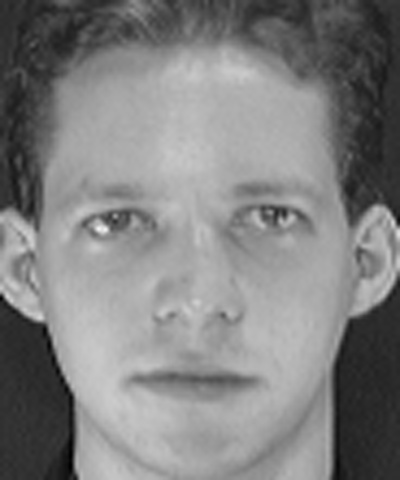
#> input picture data/known_faces/CS2023001/photo_1.jpg, 400 x 480 px
$ python -i face_detector.py   (imports and definitions only)
#> lines starting #> are read from the running program, lines starting #| are printed output that depends on the picture
### src/config.py
"""
config.py
=========
Centralised, single-source-of-truth configuration for the whole system.

Keeping every tunable value in one module (instead of scattering magic
numbers across files) is what makes the system MAINTAINABLE and lets
non-functional requirements such as PERFORMANCE and RESOURCE EFFICIENCY
be tuned without touching business logic.
"""

import os
from pathlib import Path

# ---------------------------------------------------------------------------
# Base paths
# ---------------------------------------------------------------------------
BASE_DIR = Path(__file__).resolve().parent.parent

DATA_DIR = BASE_DIR / "data"
KNOWN_FACES_DIR = DATA_DIR / "known_faces"      # raw registration images, per student
SAMPLES_DIR = DATA_DIR / "samples"              # sample images used for demo/testing

MODELS_DIR = BASE_DIR / "models"
LOGS_DIR = BASE_DIR / "logs"
EXPORTS_DIR = BASE_DIR / "exports"              # generated CSV / PDF attendance reports

DB_PATH = BASE_DIR / "attendance.db"
MODEL_FILE = MODELS_DIR / "lbph_model.yml"
LABELS_FILE = MODELS_DIR / "labels.json"

for _dir in (DATA_DIR, KNOWN_FACES_DIR, SAMPLES_DIR, MODELS_DIR, LOGS_DIR, EXPORTS_DIR):
    _dir.mkdir(parents=True, exist_ok=True)

# ---------------------------------------------------------------------------
# Face detection / recognition parameters
# ---------------------------------------------------------------------------
HAAR_CASCADE_FILE = "haarcascade_frontalface_default.xml"

# Detector tuning (OpenCV Haar cascade)
DETECTOR_SCALE_FACTOR = 1.05
DETECTOR_MIN_NEIGHBORS = 3
DETECTOR_MIN_SIZE = (60, 60)

# Small input images (e.g. old low-resolution datasets, thumbnails) are
# up-scaled so the cascade - which needs enough pixel detail per feature
# window - has a fair chance of finding a face. This trades a little CPU
# time for materially better recall (PERFORMANCE vs RELIABILITY trade-off,
# documented in the report).
DETECTOR_MIN_UPSCALE_WIDTH = 450

# Recognition (LBPH) parameters
FACE_IMG_SIZE = (200, 200)          # every cropped face is normalised to this size
LBPH_RADIUS = 1
LBPH_NEIGHBORS = 8
LBPH_GRID_X = 8
LBPH_GRID_Y = 8

# Confidence threshold: LBPH returns a *distance* (lower = more confident).
# Anything above this threshold is treated as "Unknown" -> protects against
# false-positive attendance marking (SECURITY requirement).
# Empirically tuned (see docs/testing_notes.md): with a small enrolled
# population, LBPH distances for a genuine match were consistently below
# ~40 while an unenrolled ("stranger") face produced ~48+. 45.0 gives a
# safety margin on the "accept" side without needing dozens of registered
# identities to calibrate against.
RECOGNITION_CONFIDENCE_THRESHOLD = 45.0

# Minimum number of valid face samples required before a student can be
# registered - avoids training on too little data (RELIABILITY).
MIN_TRAINING_SAMPLES = 3

# ---------------------------------------------------------------------------
# Attendance rules
# ---------------------------------------------------------------------------
# Once a student is marked present for a given calendar date, further
# recognitions on the same date are ignored (prevents duplicate rows).
ALLOW_MULTIPLE_MARKS_PER_DAY = False

DATE_FORMAT = "%Y-%m-%d"
TIME_FORMAT = "%H:%M:%S"

# ---------------------------------------------------------------------------
# Logging
# ---------------------------------------------------------------------------
LOG_FILE = LOGS_DIR / "app.log"
LOG_LEVEL = os.environ.get("FARS_LOG_LEVEL", "INFO")

### src/utils/logger.py
"""
utils/logger.py
================
A single, reusable logger factory used across every module.

Addresses the LOGGING / MONITORING non-functional requirement: every
significant event (registration, recognition, attendance marking, errors)
is written both to the console and to a rotating log file, which is
essential for auditing who was marked present and diagnosing failures
after the fact.
"""

import logging
from logging.handlers import RotatingFileHandler

from src import config


def get_logger(name: str) -> logging.Logger:
    """Return a configured logger that writes to console + rotating file.

    Parameters
    ----------
    name : str
        Usually ``__name__`` of the calling module, so log lines are
        traceable to their source.
    """
    logger = logging.getLogger(name)

    if logger.handlers:
        # Already configured (avoids duplicate handlers on repeated calls,
        # which would otherwise duplicate every log line).
        return logger

    logger.setLevel(config.LOG_LEVEL)

    formatter = logging.Formatter(
        fmt="%(asctime)s | %(levelname)-8s | %(name)s | %(message)s",
        datefmt="%Y-%m-%d %H:%M:%S",
    )

    console_handler = logging.StreamHandler()
    console_handler.setFormatter(formatter)

    file_handler = RotatingFileHandler(
        config.LOG_FILE, maxBytes=1_000_000, backupCount=3
    )
    file_handler.setFormatter(formatter)

    logger.addHandler(console_handler)
    logger.addHandler(file_handler)
    logger.propagate = False

    return logger

### src/face_detector.py
"""
face_detector.py
=================
Wraps OpenCV's Haar-cascade based face detector.

Design rationale (documented here so the report's "Design Decisions &
Rationale" section can reference it): Haar cascades were chosen over a
deep-learning detector (e.g. MTCNN/DNN-SSD) because they:
  * ship inside opencv-python with no extra model download,
  * run fast on CPU-only machines (PERFORMANCE requirement),
  * are more than adequate for a controlled attendance-capture scenario
    (frontal, reasonably lit faces).
The trade-off (documented as a limitation) is lower recall on extreme
angles/occlusion compared to modern DNN detectors - acceptable for this
academic project's scope.
"""

from pathlib import Path
from typing import List, Tuple

import cv2
import numpy as np

from src import config
from src.utils.logger import get_logger

logger = get_logger(__name__)

BoundingBox = Tuple[int, int, int, int]  # x, y, w, h


class FaceDetector:
    def __init__(self):
        cascade_path = Path(cv2.data.haarcascades) / config.HAAR_CASCADE_FILE
        self.cascade = cv2.CascadeClassifier(str(cascade_path))
        if self.cascade.empty():
            raise RuntimeError(
                f"Failed to load Haar cascade from {cascade_path}. "
                "Ensure opencv-python is correctly installed."
            )
        logger.debug("Loaded Haar cascade from %s", cascade_path)

    def detect(self, image: np.ndarray) -> List[BoundingBox]:
        """Detect faces in a BGR image. Returns a list of (x, y, w, h)
        in the ORIGINAL image's coordinate space."""
        if image is None:
            raise ValueError("detect() received an empty image")

        h, w = image.shape[:2]
        scale = 1.0
        working_image = image
        if w < config.DETECTOR_MIN_UPSCALE_WIDTH:
            scale = config.DETECTOR_MIN_UPSCALE_WIDTH / float(w)
            working_image = cv2.resize(
                image, (int(w * scale), int(h * scale)), interpolation=cv2.INTER_CUBIC
            )

        gray = cv2.cvtColor(working_image, cv2.COLOR_BGR2GRAY)
        gray = cv2.equalizeHist(gray)  # improves robustness to lighting variance

        faces = self.cascade.detectMultiScale(
            gray,
            scaleFactor=config.DETECTOR_SCALE_FACTOR,
            minNeighbors=config.DETECTOR_MIN_NEIGHBORS,
            minSize=config.DETECTOR_MIN_SIZE,
        )

        # Map boxes back to the original image's coordinate space.
        results = []
        for (x, y, bw, bh) in faces:
            results.append((
                int(x / scale), int(y / scale), int(bw / scale), int(bh / scale)
            ))
        return results

    def crop_and_normalize(self, image: np.ndarray, box: BoundingBox) -> np.ndarray:
        """Crop the face region, convert to grayscale, and resize to the
        fixed dimensions the LBPH recognizer expects."""
        x, y, w, h = box
        gray = cv2.cvtColor(image, cv2.COLOR_BGR2GRAY)
        face = gray[y:y + h, x:x + w]
        face = cv2.resize(face, config.FACE_IMG_SIZE, interpolation=cv2.INTER_LINEAR)
        face = cv2.equalizeHist(face)
        return face

    def extract_faces(self, image: np.ndarray) -> List[np.ndarray]:
        """Convenience: detect + crop + normalize every face in one call."""
        boxes = self.detect(image)
        return [self.crop_and_normalize(image, box) for box in boxes]

>>> import cv2
>>> picture = cv2.imread('../data/known_faces/CS2023001/photo_1.jpg')
#> picture is the input picture: shape (480, 400, 3); min 0, max 242, mean 128.3
>>> result = FaceDetector().extract_faces(picture)
#> in detect, `gray = cv2.equalizeHist(gray)`:
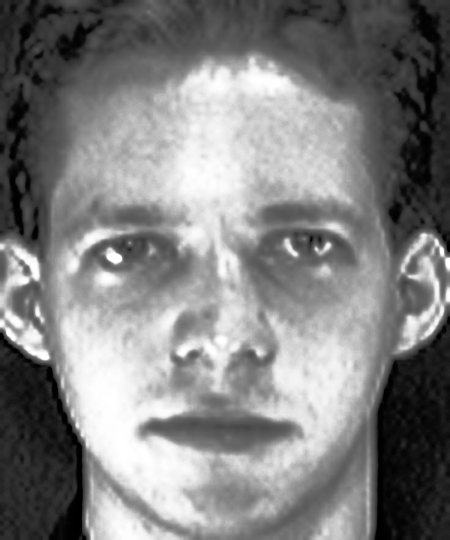
#> gray: shape (540, 450); min 0, max 255, mean 128.7
#> in detect, `faces = self.cascade.detectMultiScale( gray, scaleFactor=config.DETECT..`: faces = [[23, 110, 400, 400]]
#> the loop in detect, `for (x, y, bw, bh) in faces:` made 1 pass
#> after the loop in detect, `for (x, y, bw, bh) in faces:`: results = [(20, 97, 355, 355)]
#> in crop_and_normalize, `face = gray[y:y + h, x:x + w]`:
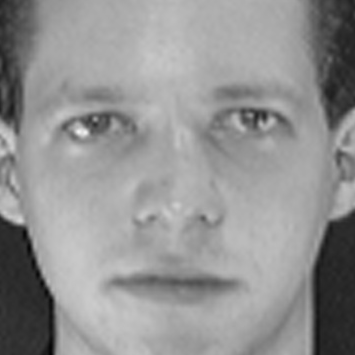
#> face: shape (355, 355); min 2, max 242, mean 146.3
#> in crop_and_normalize, `face = cv2.equalizeHist(face)`:
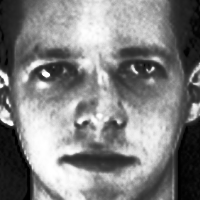
#> face: shape (200, 200); min 0, max 255, mean 129.2
#> result = 1 item

$ run again, on data/known_faces/CS2023001/photo_3.jpg
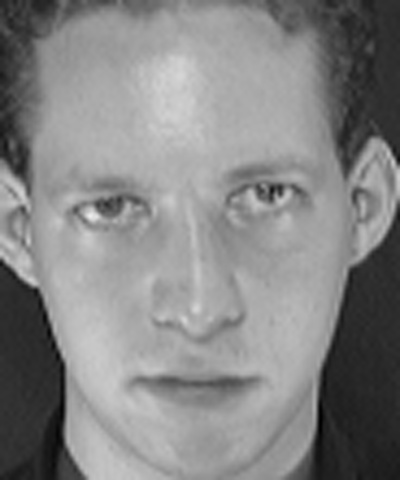
#> input picture data/known_faces/CS2023001/photo_3.jpg, 400 x 480 px
#> picture is the input picture: shape (480, 400, 3); min 0, max 237, mean 132.6
#> in detect, `gray = cv2.equalizeHist(gray)`:
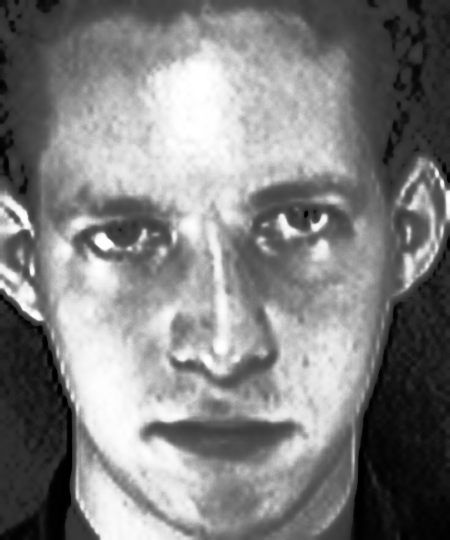
#> gray: shape (540, 450); min 0, max 255, mean 128.9
#> faces = [[21, 99, 395, 395]]
#> the loop in detect, `for (x, y, bw, bh) in faces:` made 1 pass
#> after the loop in detect, `for (x, y, bw, bh) in faces:`: results = [(18, 88, 351, 351)]
#> in crop_and_normalize, `face = cv2.equalizeHist(face)`:
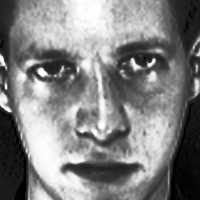
#> face: shape (200, 200); min 0, max 255, mean 129.2
#> result = 1 item

$ run again, on data/known_faces/CS2023001/photo_4.jpg
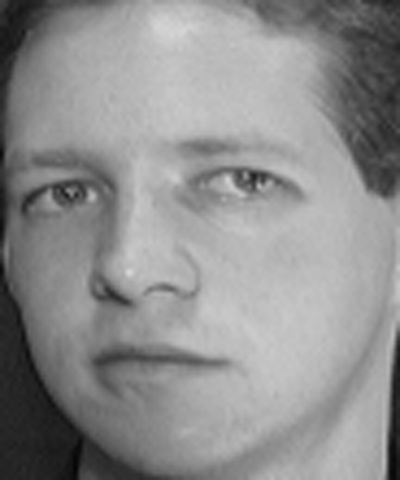
#> input picture data/known_faces/CS2023001/photo_4.jpg, 400 x 480 px
#> picture is the input picture: shape (480, 400, 3); min 2, max 216, mean 142.2
#> in detect, `gray = cv2.equalizeHist(gray)`:
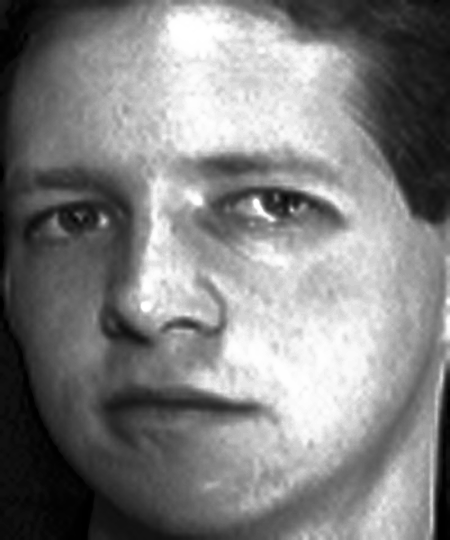
#> gray: shape (540, 450); min 0, max 255, mean 128.6
#> faces = [[300, 304, 82, 82]]
#> the loop in detect, `for (x, y, bw, bh) in faces:` made 1 pass
#> after the loop in detect, `for (x, y, bw, bh) in faces:`: results = [(266, 270, 72, 72)]
#> in crop_and_normalize, `face = cv2.equalizeHist(face)`:
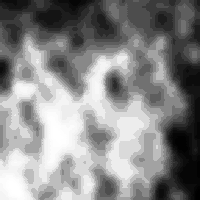
#> face: shape (200, 200); min 0, max 255, mean 136.9
#> result = 1 item
